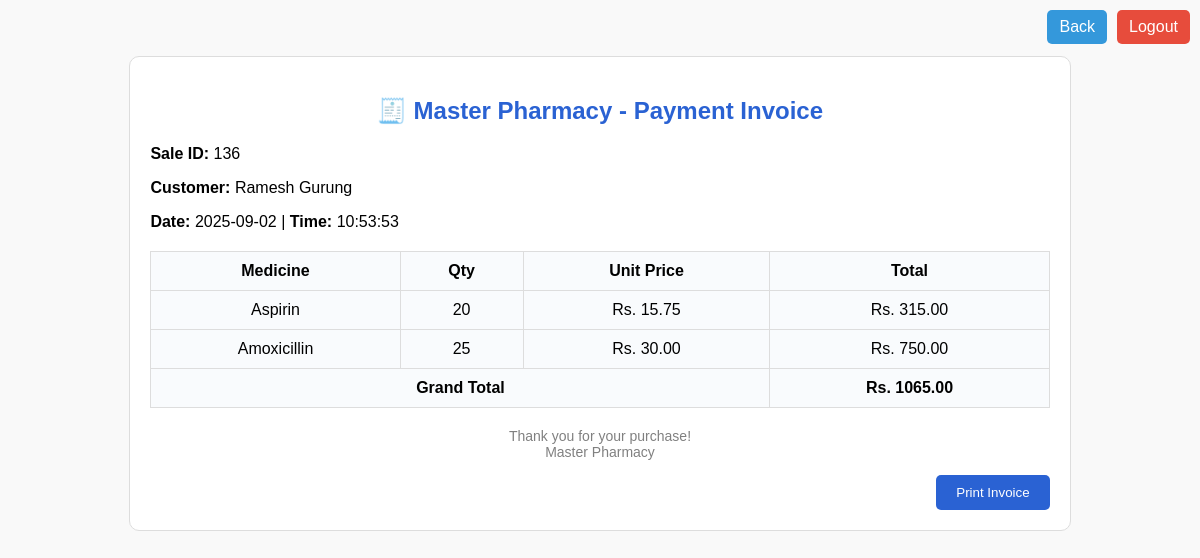
The page /payment.php?sale_id=136 (signed in) on the database its author committed.
### tables this page shows
CREATE TABLE `sales` (
  `Sale_ID` int(11) NOT NULL,
  `C_ID` int(11) DEFAULT NULL,
  `S_Date` date DEFAULT NULL,
  `S_Time` time DEFAULT NULL,
  `Total_Amount` decimal(10,2) DEFAULT NULL,
  `Payment_Method` varchar(50) DEFAULT 'Cash',
  `Payment_Status` varchar(20) DEFAULT 'Pending',
  `Payment_Date` date DEFAULT NULL,
  `Payment_Time` time DEFAULT NULL
);

CREATE TABLE `sales_items` (
  `Item_ID` int(11) NOT NULL,
  `Sale_ID` int(11) DEFAULT NULL,
  `Med_ID` int(11) DEFAULT NULL,
  `Sale_Qty` int(11) DEFAULT NULL,
  `Tot_Price` decimal(10,2) DEFAULT NULL
);

CREATE TABLE `medicine` (
  `Med_ID` int(11) NOT NULL,
  `Med_Name` varchar(100) NOT NULL,
  `Med_Qty` int(11) NOT NULL,
  `Med_Price` decimal(10,2) NOT NULL,
  `Category` varchar(100) DEFAULT NULL,
  `Location_Rack` varchar(50) DEFAULT NULL
);

### payment.php (the view, shortened to what this page needs)
<?php
$conn = new mysqli("localhost", "root", "", "pharmacy");
$sale_id = intval($_GET['sale_id']);
$saleQuery = "
  SELECT
    s.Sale_ID,
    s.S_Date,
    s.S_Time,
    s.Total_Amount,
    CONCAT(c.C_Fname, ' ', c.C_Lname) AS customer_name
  FROM sales s
  LEFT JOIN customer c ON s.C_ID = c.C_ID
  WHERE s.Sale_ID = $sale_id
";
$saleResult = $conn->query($saleQuery);
$sale = $saleResult->fetch_assoc();
$itemQuery = "
  SELECT
    m.Med_Name,
    si.Sale_Qty,
    m.Med_Price,
    si.Tot_Price
  FROM sales_items si
  JOIN medicine m ON si.Med_ID = m.Med_ID
  WHERE si.Sale_ID = $sale_id
";
$itemResult = $conn->query($itemQuery);
?>
<!DOCTYPE html>
<html>
<head>
  <link rel="stylesheet" href="css/payment.css">
</head>
<body>
  <div style="position: absolute; top: 10px; right: 10px; display: flex; gap: 10px;">
    <a href="dashboard.php"
      style="padding: 8px 12px; background: #3498db; color: white; text-decoration: none; border-radius: 5px;">Back</a>
    <a href="logout.php"
      style="padding: 8px 12px; background: #e74c3c; color: white; text-decoration: none; border-radius: 5px;">Logout</a>
  </div>
  <br>
  <div class="invoice-box">
    <h2>🧾 Master Pharmacy - Payment Invoice</h2>
    <p><b>Sale ID:</b> <?= $sale['Sale_ID'] ?></p>
    <p><b>Customer:</b> <?= $sale['customer_name'] ?? 'Guest' ?></p>
    <p><b>Date:</b> <?= $sale['S_Date'] ?> | <b>Time:</b> <?= $sale['S_Time'] ?></p>
    <table>
      <tr>
        <th>Medicine</th>
        <th>Qty</th>
        <th>Unit Price</th>
        <th>Total</th>
      </tr>
      <?php while ($item = $itemResult->fetch_assoc()): ?>
        <tr>
          <td><?= $item['Med_Name'] ?></td>
          <td><?= $item['Sale_Qty'] ?></td>
          <td>Rs. <?= $item['Med_Price'] ?></td>
          <td>Rs. <?= $item['Tot_Price'] ?></td>
        </tr>
      <?php endwhile; ?>
      <tr class="total">
        <td colspan="3">Grand Total</td>
        <td>Rs. <?= $sale['Total_Amount'] ?></td>
      </tr>
    </table>
    <div class="footer">
      Thank you for your purchase! <br>
      Master Pharmacy
    </div>
    <div style="text-align:right;">
      <button class="btn-print" onclick="window.print()">Print Invoice</button>
    </div>
  </div>
</body>
</html>

### css/payment.css (style rules this page uses)
body { font-family: Arial, Helvetica, sans-serif; padding: 30px; background: #f9f9f9; }
.invoice-box { background: #fff; padding: 20px; border: 1px solid #ddd; border-radius: 10px; width: 80%; margin: auto; }
h2 { color: #2a62d3; text-align: center; }
table { width: 100%; border-collapse: collapse; margin-top: 20px; }
th, td { border: 1px solid #ddd; background: #f9fbfd; padding: 10px; text-align: center; }
.total { font-weight: bold; background: #eaf3ff; }
.footer { margin-top: 20px; text-align: center; font-size: 14px; color: gray; }
.btn-print { background: #2a62d3; color: white; border: none; padding: 10px 20px; cursor: pointer; border-radius: 5px; margin-top: 15px; }

### rows shown on the page
sales: Sale_ID "136", S_Date "2025-09-02", S_Time "10:53:53", Total_Amount "1065.00"
sales_items: Med_ID.Med_Name "Aspirin", Sale_Qty "20", Med_ID.Med_Price "15.75", Tot_Price "315.00"
sales_items: Med_ID.Med_Name "Amoxicillin", Sale_Qty "25", Med_ID.Med_Price "30.00", Tot_Price "750.00"

### other values the page prints
$sale['customer_name'] "Ramesh Gurung"
